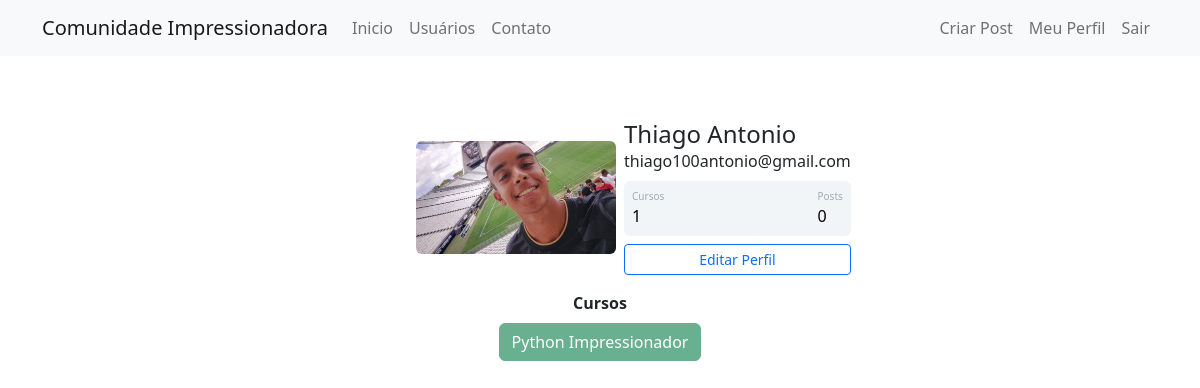
The page /perfil (signed in) on the database its author committed.
### comunidadeimpressionadora/models.py (models this page shows)
class Usuario(database.Model, UserMixin):
    id = database.Column(database.Integer, primary_key=True)
    username = database.Column(database.String, nullable=False)
    email = database.Column(database.String, nullable=False, unique=True)
    senha = database.Column(database.String, nullable=False)
    foto_perfil = database.Column(database.String, default='default.jpg')
    posts = database.relationship('Post', backref='autor', lazy=True)
    cursos = database.Column(database.String, nullable=False, default='Não Informado')
    def contar_posts(self):
        return len(self.posts)

### comunidadeimpressionadora/routes.py (the view)
@app.route('/perfil')
@login_required
def perfil():
    foto_perfil = url_for('static', filename='fotos_perfil/{}'.format(current_user.foto_perfil))
    return render_template('perfil.html', foto_perfil=foto_perfil)

### comunidadeimpressionadora/models.py (called while the page is built)
@login_manager.user_loader
def load_usuario(id_usuario):
    return Usuario.query.get(int(id_usuario))

### comunidadeimpressionadora/templates/perfil.html (shortened to what this page needs)
{% extends 'base.html' %}
{% block body %}
    <div class="container mt-5 d-flex justify-content-center">
        <div class="card p-3">
            <div class="d-flex align-items-center">
                <div class="image pe-2"> <img src="{{ foto_perfil }}" class="rounded" width="200"> </div>
                <div class="ml-3 w-100">
                    <h4 class="mb-0 mt-0">{{ current_user.username }}</h4> <span>{{ current_user.email }}</span>
                    <div class="p-2 mt-2 bg-primary d-flex justify-content-between rounded text-white stats">
                        {% if 'Não Informado' in current_user.cursos or current_user.cursos == '' %}
                        <div class="d-flex flex-column"> <span class="articles">Cursos</span> <span class="number1">0</span> </div>
                        {% else %}
                        <div class="d-flex flex-column"> <span class="articles">Cursos</span> <span class="number1">{{ current_user.cursos.count(';') + 1 }}</span> </div>
                        {% endif %}
                        <div class="d-flex flex-column"> <span class="rating">Posts</span> <span class="number3">{{ current_user.contar_posts() }}</span> </div>
                    </div>
                    <div class="button mt-2 d-flex flex-row align-items-center">
                        <a class= "w-100" href="{{url_for('editar_perfil')}}">
                            <button class="btn btn-sm btn-outline-primary w-100">Editar Perfil</button>
                        </a>
                    </div>
                </div>
            </div>
        </div>
    </div>
    <div class="row justify-content-center">
    <div class="col col-4" style="text-align: center">
        <strong>Cursos</strong><br>
        {% for curso in current_user.cursos.split(';') %}
            <button type="button" class="btn btn-success mt-2" disabled>{{ curso }}</button>
        {% endfor %}
    </div>
    </div>
{% endblock %}

### comunidadeimpressionadora/static/main.css (style rules this page uses)
.card { width: 400px; border: none; border-radius: 10px; background-color: #fff }
.stats { background: #f2f5f8 !important; color: #000 !important }
.articles { font-size: 10px; color: #a1aab9 }
.number1 { font-weight: 500 }
.rating { font-size: 10px; color: #a1aab9 }
.number3 { font-weight: 500 }

### rows shown on the page
Usuario: username "Thiago Antonio", email "thiago100antonio@gmail.com", cursos "1", cursos "Python Impressionador"

### other values the page prints
{{ current_user.contar_posts() }} "0"
